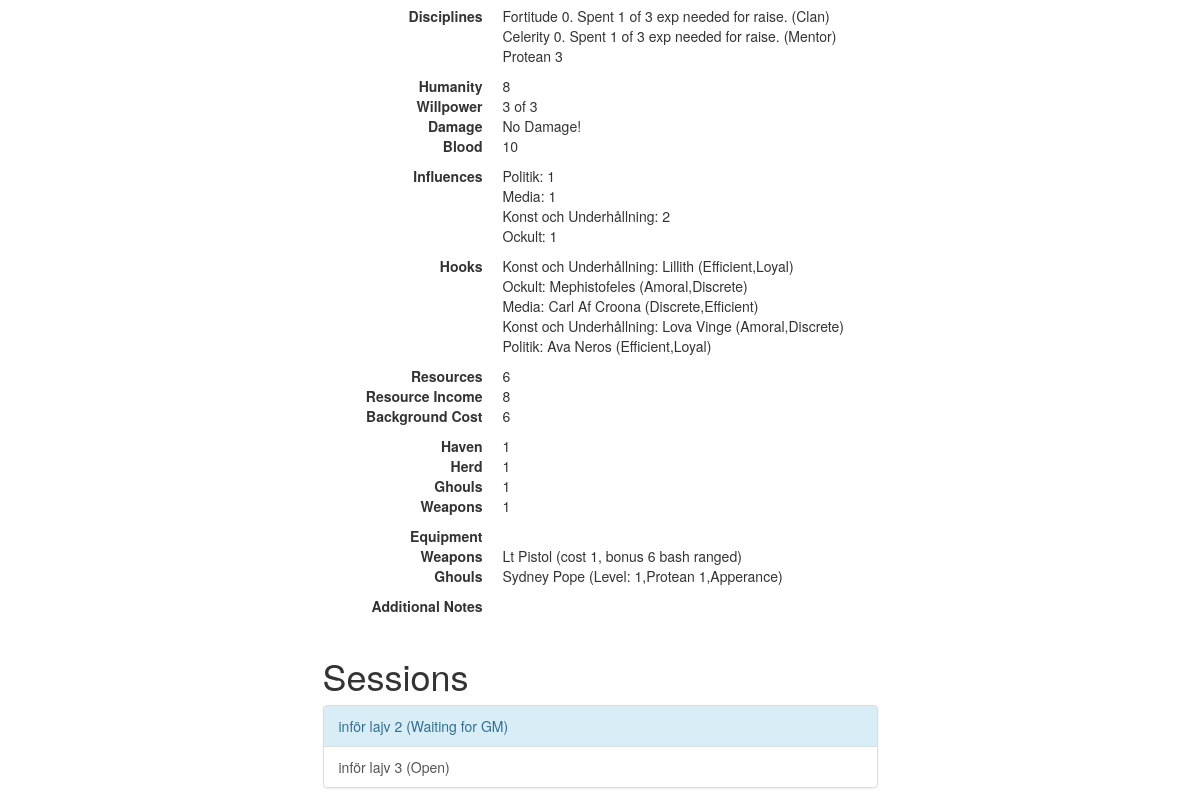
/ (signed in, lower part), run on an earlier commit of the app's database.
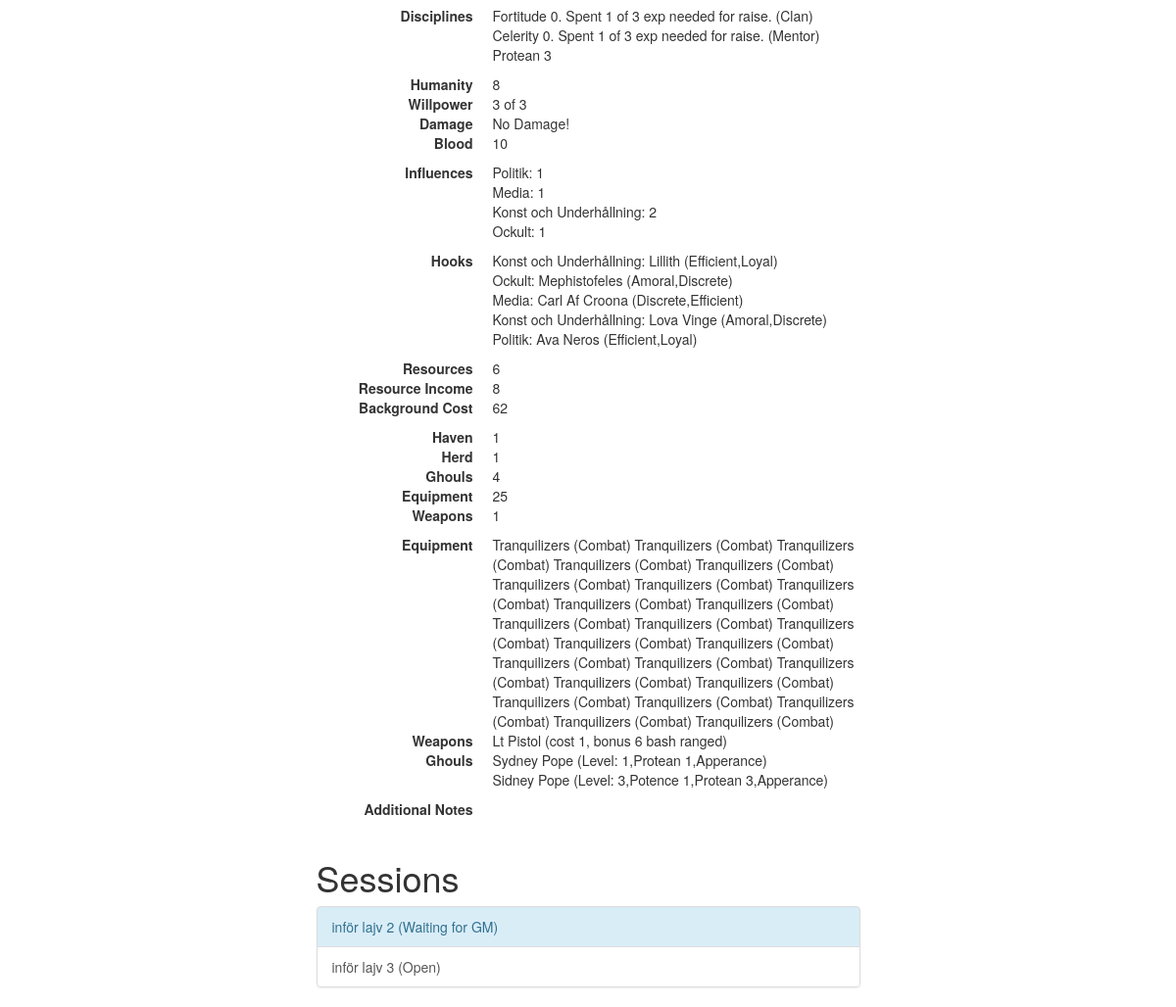
And on a later commit of the database.
### players/models.py (models this page shows, shortened)
class Influence(Model):
    name = CharField(max_length=200)
    def __str__(self):
        return self.name

class Character(Model):
    name = CharField(max_length=200)
    user = OneToOneField(
                        User,
                        related_name='character',
                        blank=True,
                        null=True)
    nature  = ForeignKey(Nature,related_name='+')
    demeanor= ForeignKey(Nature,related_name='+')
    sire    = ForeignKey('Character',blank=True,null=True)
    clan    = ForeignKey(Clan,blank=True,null=True)
    generation = PositiveIntegerField(default=13)
    age     = ForeignKey(Age)
    titles  = ManyToManyField(Title, blank=True)
    open_goal1  = TextField(blank=True)
    open_goal2  = TextField(blank=True)
    hidden_goal = TextField(blank=True)
    attributes  = ManyToManyField(AttributeRating,    blank=True)
    specializations = ManyToManyField(Specialization, blank=True)
    disciplines = ManyToManyField(DisciplineRating,   blank=True)
    humanity   = PositiveIntegerField(default=7)
    max_willpower  = PositiveIntegerField(default=0)
    willpower  = PositiveIntegerField(default=0)
    blood      = PositiveIntegerField(default=10)
    bashing = PositiveIntegerField(default=0)
    lethal = PositiveIntegerField(default=0)
    aggravated = PositiveIntegerField(default=0)
    hooks  = ManyToManyField(Hook,  blank=True, related_name='master')
    resources  = PositiveIntegerField(default=0)
    rituals     = ManyToManyField(RitualRating,       blank=True)
    boons  = ManyToManyField(Boon,  blank=True)
    frenzyTriggers = TextField(blank=True)
    relationships = ManyToManyField(Relationship, related_name='master', blank=True)
    canon_fact        = ManyToManyField(CanonFact, blank=True)
    political_faction = ForeignKey(PoliticalFaction, blank=True,null=True)
    concept = TextField(blank=True)
    herd  = PositiveIntegerField(choices=((0,0),(1,1),(2,2),(3,3)),default=0)
    haven = PositiveIntegerField(choices=((0,0),(1,1),(2,2),(3,3)),default=0)
    equipment = ManyToManyField(Equipment, blank=True)
    weapons   = ManyToManyField(Weapon,    blank=True)
    ghouls    = ManyToManyField(Ghoul,     blank=True)
    exp          = PositiveIntegerField(default=0)
    humanity_exp = PositiveIntegerField(default=0)
    special_exp  = PositiveIntegerField(default=0)
    additional_notes = TextField(blank=True)
    def display_disciplines(self):
        disps =  list(self.disciplines.all())
        disps = [disp.display() for disp in disps]
        return "\n".join(disps)
    def display_attributes(self):
        disps =  list(self.attributes.all())
        disps = [disp.display() for disp in disps]
        return "\n".join(disps)
    def get_influences(self):
        return {inf.name:len(self.hooks.filter(influence=inf)) for inf in Influence.objects.all()}
    def resource_income(self):
        ratings = self.get_influences()
        weights = [0, 1, 5, 10]
        income = 0
        for influence, rating in ratings.items():
            income += weights[rating]
        return income
    def get_backgrounds(self):
        ghouls = sum([ghoul.level for ghoul in self.ghouls.all()])
        equipment = len(list(self.equipment.all()))
        weapons = sum([weapon.resources for weapon in self.weapons.all()])
        return  {'haven': self.haven,
                 'herd': self.herd,
                 'ghouls': ghouls,
                 'equipment': equipment,
                 'weapons': weapons}
    def background_to_cost(self,backs):
        if backs < 3:
            return backs
        else:
            return backs * 2 - 2
    def background_cost(self):
        backs = sum([value for key,value in self.get_backgrounds().items()])
        return self.background_to_cost(backs)
    def get_hooks(self):
        return ['{}: {} ({})' .format(h.influence, h.name, toStrList(h.attributes.all()))
             for h in self.hooks.all()]

class Ghoul(Model):
  name = CharField(max_length=200)
  level = PositiveIntegerField(choices=((1,1),(2,2),(3,3)),default=1)
  hook = OneToOneField(Hook,blank=True,null=True)
  disciplines = ManyToManyField(DisciplineRating, blank=True)
  specializations = ManyToManyField(Specialization, blank=True)
  def __str__(self):
        return '{} (Level: {},{},{}) ' .format(
            self.name,
            self.level,
            toStrList(self.disciplines.all()),
            toStrList(self.specializations.all()))

class Weapon(Model):
    name = CharField(max_length=200)
    mod = PositiveIntegerField()
    damage_types = (("bash","bash"),("lethal","lethal"),("aggrevated","aggrevated"))
    damage_type = CharField(max_length=200,choices = damage_types)
    resources = PositiveIntegerField()
    ranged = BooleanField(default=False)
    def __str__(self):
        return '{} (cost {}, bonus {} {} {})'.format(
            self.name,
            self.resources,
            self.mod,
            self.damage_type,
            "ranged" if self.ranged else ""
            )

class DisciplineRating(Model):
    discipline = ForeignKey(Discipline, null=True, blank=True)
    value = PositiveIntegerField(default=1)
    elder_powers = ManyToManyField(ElderPower, blank=True)
    learned = BooleanField(default=False)
    learning = BooleanField(default=False)
    elder_blood = BooleanField(default=False)
    in_clan = BooleanField(default=False)
    mentor = BooleanField(default=False)
    exp = PositiveIntegerField(default=0)
    def __str__(self):
        return '{} {}'.format(self.discipline.name, str(self.value))
    def get_needed(self):
        needed = DISPLINE_TABLE[self.value]
        bonus = []
        if self.elder_blood:
            needed -= 1
            bonus += ["Elder Blood"]
        if self.in_clan:
            needed -= 1
            bonus += ["Clan"]
        if self.mentor:
            needed -= 1
            bonus += ["Mentor"]
        bonus = ','.join(bonus)
        if bonus != "":
           bonus = "({})".format(bonus)
        return {'needed':needed,'bonus':bonus}
    def spending(self):
        if self.learned:
            need = self.get_needed()
            return ". Spent {} of {} exp needed for raise. {}"\
             .format(self.exp,need['needed'],need['bonus'])
        else:
            return ""
    def display(self):
        return '{} {}{}'.format(self.discipline.name, self.value,self.spending())

class Discipline(Model):
    name = CharField(max_length=200)

class Specialization(Model):
    name = CharField(max_length=200)
    def __str__(self):
        return self.name

class Session(Model):
    name = CharField(max_length=200)
    previous = ForeignKey('Session',blank=True,null=True)
    is_open = BooleanField(default=True)
    is_special = BooleanField(default=False)
    action_set = ForeignKey(ActionOption,blank=True,null=True)
    feeding_domains = ManyToManyField(Domain, blank=True)
    def resolved_state(self, character):
        state = RESOLVED
        actions = list(Action.objects.filter(character=character,
                                             session=self))
        actions.extend(list(Feeding.objects.filter(character=character,
                                                   session=self)))
        if len(actions) == 0:
            return NO_ACTIONS
        for a in actions:
            if a.resolved == PENDING:
                return a.resolved
            elif a.resolved == UNRESOLVED:
                state = UNRESOLVED
        return state

class Hook(Model):
    name = CharField(max_length=200)
    concept = CharField(max_length=200,blank=True)
    influence = ForeignKey(Influence)
    attributes = ManyToManyField(HookAttribute,blank=True)
    def __master__(self):
        try:
            master = Character.objects.filter(hooks__name = self.name)[0].name
            print (str(master))
        except IndexError:
            master = ""
        return master
    __master__.admin_order_field = 'master__name'

class HookAttribute(Model):
    name = CharField(max_length=200)
    def __str__(self):
        return self.name

class Equipment(Model):
  name = CharField(max_length=200)
  specialization = ForeignKey(Specialization,null=True,blank=True)
  def __str__(self):
        return '{} ({})'.format(self.name,self.specialization.name)

### players/views.py (the view)
@login_required
@user_passes_test(lambda u: not u.is_superuser, login_url='/gm/')
def profile(request):
    if not hasattr(request.user,'character'):
       return redirect('make character')
    session_state = []
    for session in Session.objects.order_by('name').all():
        state = session.resolved_state(request.user.character)
        session_state.append({'state': state, 'session': session})
    print (request.user.character.background_cost())
    return render(request, 'profile.html',
                  {'character': request.user.character,
                   'session_list': session_state})

### players/models.py (called while the page is built)
def toStrList(qrySet):
    return ','.join(map(str,list(qrySet)))

    def spending(self):
        if self.learned:
            need = self.get_needed()
            return ". Spent {} of {} exp needed for raise. {}"\
             .format(self.exp,need['needed'],need['bonus'])
        else:
            return ""

    def display(self):
        return '{} {}{}'.format(self.attribute.name, self.value,self.spending())

    def __str__(self):
        return self.name

    def __str__(self):
        return self.name

    def __str__(self):
        return self.name

    def __str__(self):
        return self.name

    def __str__(self):
        return self.name

### players/templatetags/player_extras.py (called while the page is built)
@register.filter
def session_resolved_state_color(s):
    state = s['state']
    session = s['session']
    if session.is_open:
        return ''
    else:
        if state == models.RESOLVED:
            return 'list-group-item-success'
        elif state == models.UNRESOLVED:
            return 'list-group-item-info'
        elif state == models.PENDING:
            return 'list-group-item-warning'
        elif state == models.NO_ACTIONS:
            return ''

@register.simple_tag
def app_version():
    return settings.APP_VERISON

### players/templates/profile.html (shortened to what this page needs)
{% extends "base.html" %}
{% block content %}
  {% include "elements/profile_element.html" %}
  <div class="row">
    <div class="col-md-offset-3 col-md-6">
      <h1>Sessions</h1>
      {% include "elements/session_list.html" %}
    </div>
  </div>
{% endblock %}

### players/templates/elements/profile_element.html (shortened to what this page needs)
<div class="row">
  <div class="col-md-offset-3 col-md-6">
    <dl class="dl-horizontal">
      <dt>Disciplines</dt>
      <dd>{{ character.display_disciplines|linebreaks }}</dd>
      <dt>Humanity</dt>
      <dd>{{ character.humanity}}</dd>
      <dt>Willpower</dt>
      <dd>{{ character.willpower}} of {{ character.max_willpower}}</dd>
      <dt>Damage</dt>
      <dd>
          {% if not character.bashing and not character.lethal and not character.aggravated %}
            No Damage!
          {% endif %}
          </dd>
      <dt>Blood</dt>
      <dd>{{ character.blood}}</dd>
      <dt>Influences</dt>
          {% for influence, rating in character.get_influences.items %}
            {% if rating > 0 %} <dd> {{influence}}: {{rating}}</dd> {% endif %}
          {% endfor %}
      <dt>Hooks</dt>
      <dd>  {{ character.get_hooks | join:"<br>" }} </dd>
      <dt>Resources</dt>
      <dd>{{ character.resources}}</dd>
      <dt>Resource Income</dt>
      <dd>{{character.resource_income}}</dd>
      <dt>Background Cost</dt>
      <dd>{{character.background_cost}}</dd>
          {% for background, rating in character.get_backgrounds.items %}
            {% if rating > 0 %} <dt> {{background|title}}</dt><dd> {{rating}}</dd> {% endif %}
          {% endfor %}
      <dt>Equipment</dt> <dd>
          {% for equi in character.equipment.all %}
              {{equi}}
          {% endfor %} </dd>
      <dt>Weapons</dt>
        <dd>  {% for weap in character.weapons.all %}
              {{weap}}
          {% endfor %} </dd>
      <dt>Ghouls</dt>
      <dd>
          {{ character.ghouls.all|join:"<br>" }}
          </dd>
      <dt>Additional Notes</dt>
      <dd>{{character.additional_notes}}</dd>
    </dl>
  </div>
</div>

### players/templates/elements/session_list.html
{% load player_extras %}
{% if session_list %}
  <ul class="list-group">
    {% for s in session_list %}
      <a href="{% url 'session' s.session.id %}" class="list-group-item {{ s | session_resolved_state_color}}">{{ s.session.name}} {{ s | session_resolved_state}}</a>
    {% endfor %}
  </ul>
{% endif %}

What changed in the data, as far as the page shows it:
computed for Character: background_cost "6" → "62"; ghouls.all "Sydney Pope (Level: 1,Protean 1,Apperance)" → "Sydney Pope (Level: 1,Protean 1,Apperance) Sidney Pope (Level: 3,Potence 1,Protean 3,Apperance)"
added Equipment: name+specialization "Tranquilizers (Combat)"
added Equipment: name+specialization "Tranquilizers (Combat)"
added Equipment: name+specialization "Tranquilizers (Combat)"
added Equipment: name+specialization "Tranquilizers (Combat)"
added Equipment: name+specialization "Tranquilizers (Combat)"
added Equipment: name+specialization "Tranquilizers (Combat)"
added Equipment: name+specialization "Tranquilizers (Combat)"
added Equipment: name+specialization "Tranquilizers (Combat)"
added Equipment: name+specialization "Tranquilizers (Combat)"
added Equipment: name+specialization "Tranquilizers (Combat)"
added Equipment: name+specialization "Tranquilizers (Combat)"
added Equipment: name+specialization "Tranquilizers (Combat)"
added Equipment: name+specialization "Tranquilizers (Combat)"
added Equipment: name+specialization "Tranquilizers (Combat)"
added Equipment: name+specialization "Tranquilizers (Combat)"
added Equipment: name+specialization "Tranquilizers (Combat)"
added Equipment: name+specialization "Tranquilizers (Combat)"
added Equipment: name+specialization "Tranquilizers (Combat)"
added Equipment: name+specialization "Tranquilizers (Combat)"
added Equipment: name+specialization "Tranquilizers (Combat)"
added Equipment: name+specialization "Tranquilizers (Combat)"
added Equipment: name+specialization "Tranquilizers (Combat)"
added Equipment: name+specialization "Tranquilizers (Combat)"
added Equipment: name+specialization "Tranquilizers (Combat)"
added Equipment: name+specialization "Tranquilizers (Combat)"
Also different on the page:
new list line: "Ghouls 4"
new list line: "Equipment 25"
list line gone: "Ghouls 1"
